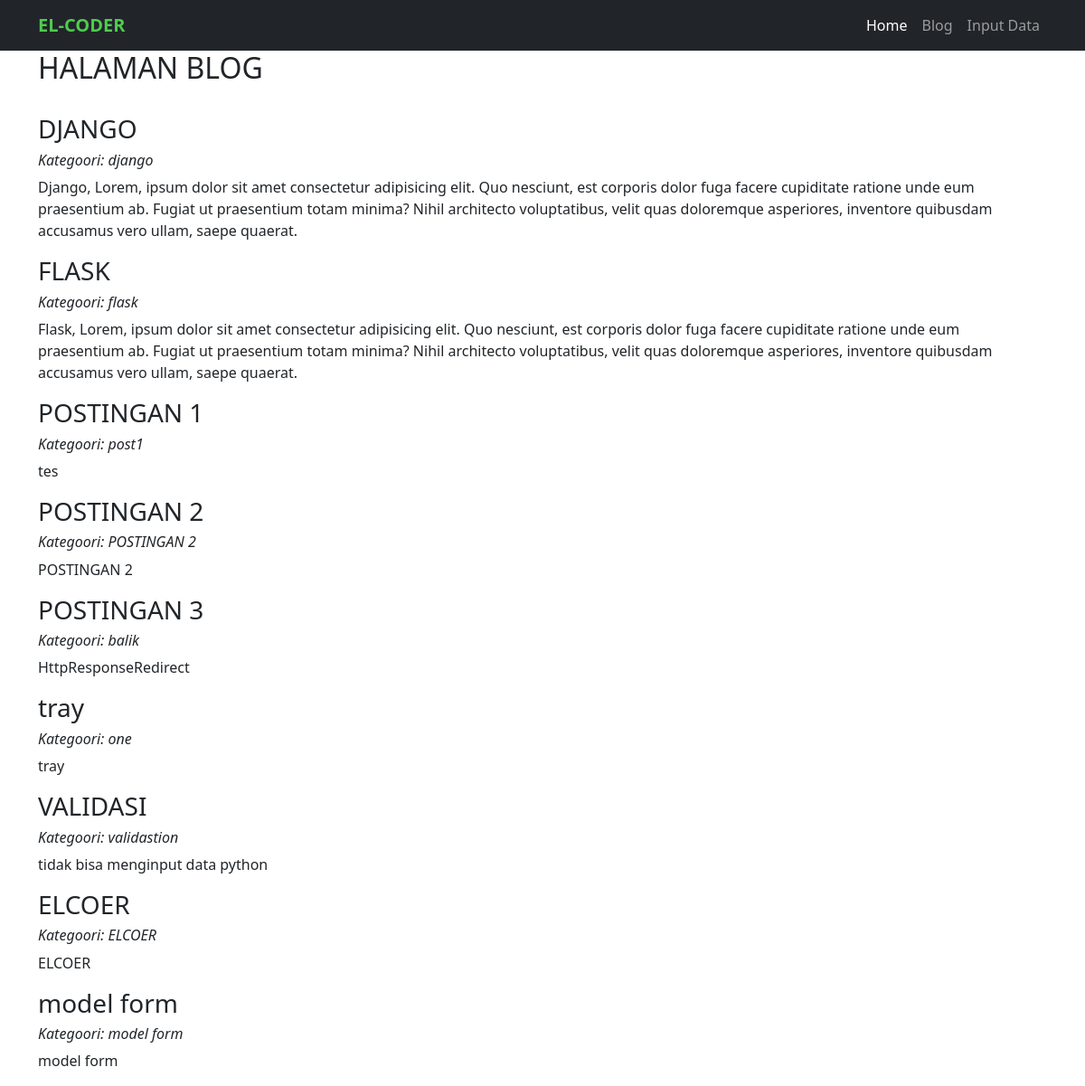
Screenshot of /blog/ with the database file from the repository.
### blog/models.py (models this page shows, shortened)
class blog(models.Model):
    judul    = models.CharField(max_length=20)
    isi      = models.TextField()
    kategori = models.CharField(max_length=20)
    updated  = models.DateTimeField(auto_now_add=True)
    publisted= models.DateTimeField(auto_now=True)

### blog/views.py (the view)
# urls.py: path('',views.index, name='blog'), #home
def index(request):
    blogs = blog.objects.all()
    context={
        'judul':'HALAMAN BLOG',
        'datas':blogs,
    }
    return render(request, 'blog/index.html',context)

### blog/templates/blog/index.html (shortened to what this page needs)
{%extends 'base.html'%}
{%block kontent%}
    <h2>{{judul}}</h2> <br>
    {%for data in datas%}
    <h3>{{data.judul}}</h3>
    <h6> <i> Kategoori: {{data.kategori}}</i></h6>
    <p>{{data.isi}}</p>
    {%endfor%}
{%endblock kontent%}

### templates/base.html (shortened to what this page needs)
<!DOCTYPE html>
<html lang="en">
<head>
    <link href="https://cdn.jsdelivr.net/npm/bootstrap@5.1.3/dist/css/bootstrap.min.css" rel="stylesheet">
</head>
<body>
    {%include 'nav.html'%}
    <div class="container">
       {%block kontent%}
       {%endblock kontent %}
    </div>
</body>
</html>

### templates/nav.html (shortened to what this page needs)
<nav class="navbar navbar-expand-sm navbar-dark bg-dark ">
  <div class="container">
    <a class="navbar-brand" href="#">
      <span style="color: rgb(78, 204, 78); font-weight: bold">EL-CODER</span>
    </a>
    <div class="collapse navbar-collapse" id="navbarNav">
      <ul class="navbar-nav ms-auto">
        <li class="nav-item">
          <a class="nav-link active" aria-current="page" href="{%url 'blog'%}">Home</a>
        </li>
        <li class="nav-item">
          <a class="nav-link" href="{%url 'input:index'%}">Blog</a>
        </li>
        <li class="nav-item">
          <a class="nav-link" href="{%url 'input:create'%}">Input Data</a>
        </li>
      </ul>
    </div>
  </div>
</nav>

### rows the page displays
blog: judul "DJANGO", kategori "django", isi "Django, Lorem, ipsum dolor sit amet consectetur adipisicing elit. Quo nesciunt, est corporis dolor fuga facere cupiditate ratione unde eum praesentium ab. Fugiat ut praesentium totam minima? Nihil architecto voluptatibus, velit quas doloremque asperiores, inventore quibusdam accusamus vero ullam, saepe quaerat."
blog: judul "FLASK", kategori "flask", isi "Flask, Lorem, ipsum dolor sit amet consectetur adipisicing elit. Quo nesciunt, est corporis dolor fuga facere cupiditate ratione unde eum praesentium ab. Fugiat ut praesentium totam minima? Nihil architecto voluptatibus, velit quas doloremque asperiores, inventore quibusdam accusamus vero ullam, saepe quaerat."
blog: judul "POSTINGAN 1", kategori "post1", isi "tes"
blog: judul "POSTINGAN 2", kategori "POSTINGAN 2", isi "POSTINGAN 2"
blog: judul "POSTINGAN 3", kategori "balik", isi "HttpResponseRedirect"
blog: judul "tray", kategori "one", isi "tray"
blog: judul "VALIDASI", kategori "validastion", isi "tidak bisa menginput data python"
blog: judul "ELCOER", kategori "ELCOER", isi "ELCOER"
blog: judul "model form", kategori "model form", isi "model form"

### other values shown
{{ judul }} "HALAMAN BLOG"
